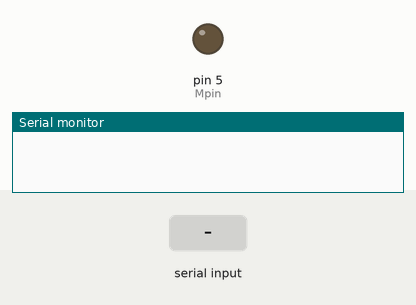
This sketch was run on a simulated Arduino Uno, built with avr-gcc and run on an emulated ATmega328P. Parts: output pins drawn as LEDs (lit = HIGH), the last lines printed to the serial monitor. The inputs (shaded band) are chosen by the test bench.

Above: at 1.2 s.
1.3 s: "S90\n" received over Serial
At 2.34 s:
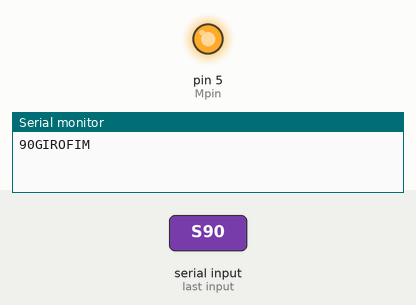
Timing chart, 0 to 4.3 s (numbered marks = the images above; inputs shaded):
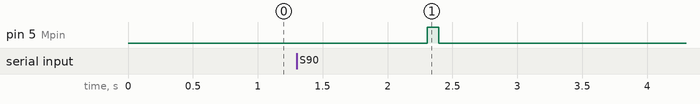

Measured:
- after the input at 1.3 s, pin 5 (Mpin): LOW → HIGH after 1.0 s, → LOW 0.09 s later

The sketch:

SpinCoaterV3MotorDC_Fracao_22_09_2014.ino
```cpp
long tmp = 0;
#define Mpin 5

void setup(){
 Serial.begin(9600);
 pinMode(Mpin,OUTPUT);
 digitalWrite(Mpin,LOW);
}
void Inicializar(){
  bool Ini = true;
  while(Ini){
    while(!Serial.available()){;}
    char entrada = Serial.read();
    if(entrada == 'S'){
      Ini = false;
      }
  }
  while(!Serial.available()){;}
    tmp = long(Serial.parseInt());
}
void Calc(){
  tmp = tmp*1;
  delay(1000);
}
void Spinnig(){
   digitalWrite(Mpin,HIGH);
   Serial.print(tmp);
   Serial.print("GIRO");
   delay(tmp);
}
void Finalizar(){
  digitalWrite(Mpin,LOW);
  Serial.print("FIM");
  tmp = 0;
}
void loop(){
  Inicializar();
  Calc();
  Spinnig();
  Finalizar();
}
```
